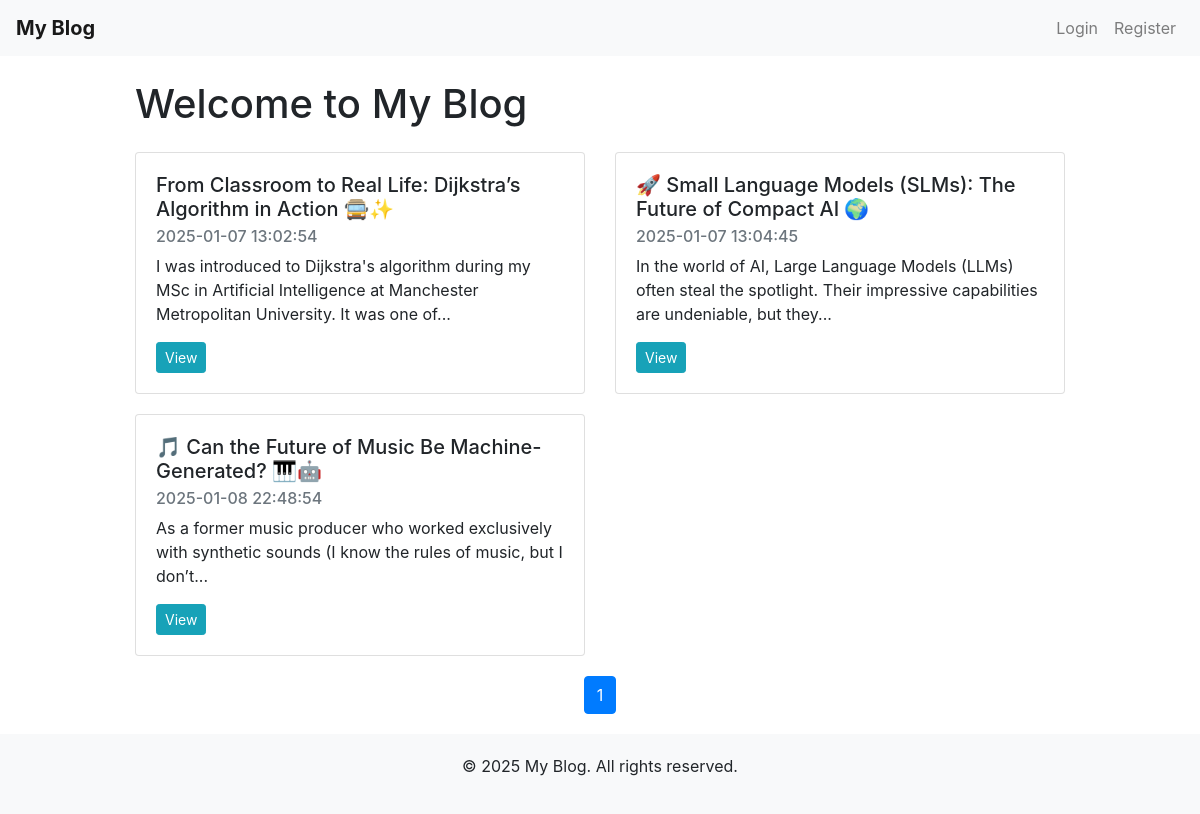
The page / on the database its author committed.
### app.py (models this page shows)
class Article(db.Model):
    id = db.Column(db.Integer, primary_key=True)
    title = db.Column(db.String(150), nullable=False)
    content = db.Column(db.Text, nullable=False)
    date = db.Column(db.String(100), nullable=False)
    author_id = db.Column(db.Integer, db.ForeignKey('user.id'), nullable=False)
    comments = db.relationship('Comment', backref='article', lazy=True)
    image = db.Column(db.String(200), nullable=True)

### app.py (the view)
@app.route('/')
@app.route('/page/<int:page>')
def home(page=1):
    per_page = 5
    articles = Article.query.paginate(page=page, per_page=per_page, error_out=False)
    return render_template('home.html', articles=articles)

### app.py (called while the page is built)
@app.template_filter('nl2br')
def nl2br(value):
    return Markup(value.replace('\n', '<br>\n'))

@app.template_filter('truncate')
def truncate(value, words=20):
    word_list = value.split()
    if len(word_list) > words:
        return ' '.join(word_list[:words]) + '...'
    return value

@app.context_processor
def inject_now():
    return {'current_year': datetime.now().year}

### templates/home.html (shortened to what this page needs)
{% extends "base.html" %}
{% block content %}
<h1 class="my-4">Welcome to My Blog</h1>
<div class="row">
    {% for article in articles.items %}
    <div class="col-md-6">
        <div class="card">
            <div class="card-body">
                <h5 class="card-title">{{ article.title }}</h5>
                <h6 class="card-subtitle mb-2 text-muted">{{ article.date }}</h6>
                <p class="card-text">{{ article.content | truncate(20) | nl2br }}</p>
                <a href="{{ url_for('article', id=article.id) }}" class="btn btn-info btn-sm">View</a>
            </div>
        </div>
    </div>
    {% endfor %}
</div>
<nav aria-label="Page navigation">
    <ul class="pagination justify-content-center">
        {% for page_num in articles.iter_pages() %}
        <li class="page-item {% if page_num == articles.page %}active{% endif %}">
            <a class="page-link" href="{{ url_for('home', page=page_num) }}">{{ page_num }}</a>
        </li>
        {% endfor %}
    </ul>
</nav>
{% endblock %}

### templates/base.html (style rules this page uses)
body { padding-top: 56px; }
.card { margin-bottom: 20px; }

### rows shown on the page
Article: title "From Classroom to Real Life: Dijkstra’s Algorithm in Action 🚍✨", date "2025-01-07 13:02:54", content "I was introduced to Dijkstra's algorithm during my MSc in Artificial Intelligence at Manchester Metropolitan University. It was one of..."
Article: title "🚀 Small Language Models (SLMs): The Future of Compact AI 🌍", date "2025-01-07 13:04:45", content "In the world of AI, Large Language Models (LLMs) often steal the spotlight. Their impressive capabilities are undeniable, but they..."
Article: title "🎵 Can the Future of Music Be Machine-Generated? 🎹🤖", date "2025-01-08 22:48:54", content "As a former music producer who worked exclusively with synthetic sounds (I know the rules of music, but I don’t..."

### other values the page prints
{{ page_num }} "1"
